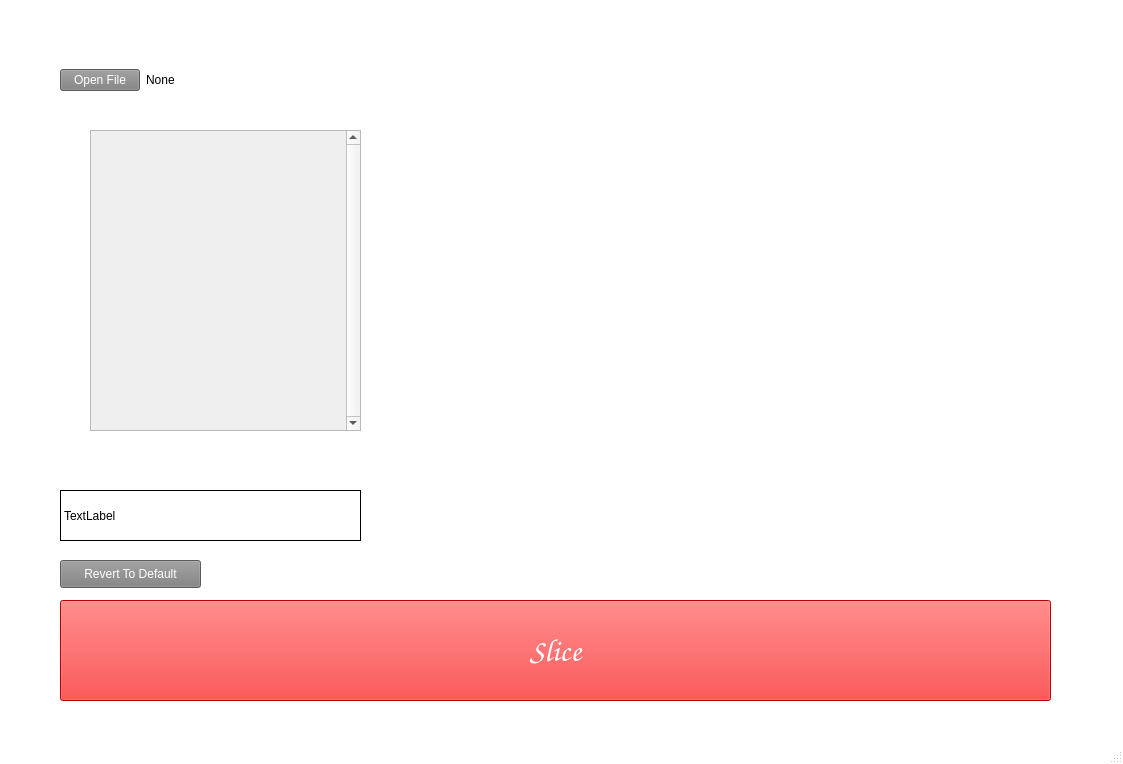
<?xml version="1.0" encoding="UTF-8"?>
<ui version="4.0">
 <class>MainWindow</class>
 <widget class="QMainWindow" name="MainWindow">
  <property name="geometry">
   <rect>
    <x>0</x>
    <y>0</y>
    <width>1123</width>
    <height>764</height>
   </rect>
  </property>
  <property name="windowTitle">
   <string>MainWindow</string>
  </property>
  <property name="styleSheet">
   <string notr="true">QMainWindow {
	background-color: white;
	color: white;
}

QPushButton {
    background-color: grey;  /* Change to desired color */
    color: white;  /* Text color */
}</string>
  </property>
  <widget class="QWidget" name="centralwidget">
   <widget class="QPushButton" name="b_revert_to_default">
    <property name="geometry">
     <rect>
      <x>60</x>
      <y>560</y>
      <width>141</width>
      <height>28</height>
     </rect>
    </property>
    <property name="text">
     <string>Revert To Default</string>
    </property>
   </widget>
   <widget class="QPushButton" name="b_slice">
    <property name="geometry">
     <rect>
      <x>60</x>
      <y>600</y>
      <width>991</width>
      <height>101</height>
     </rect>
    </property>
    <property name="palette">
     <palette>
      <active>
       <colorrole role="WindowText">
        <brush brushstyle="SolidPattern">
         <color alpha="255">
          <red>255</red>
          <green>255</green>
          <blue>255</blue>
         </color>
        </brush>
       </colorrole>
       <colorrole role="Button">
        <brush brushstyle="SolidPattern">
         <color alpha="255">
          <red>255</red>
          <green>0</green>
          <blue>0</blue>
         </color>
        </brush>
       </colorrole>
       <colorrole role="Text">
        <brush brushstyle="SolidPattern">
         <color alpha="255">
          <red>255</red>
          <green>255</green>
          <blue>255</blue>
         </color>
        </brush>
       </colorrole>
       <colorrole role="ButtonText">
        <brush brushstyle="SolidPattern">
         <color alpha="255">
          <red>255</red>
          <green>255</green>
          <blue>255</blue>
         </color>
        </brush>
       </colorrole>
       <colorrole role="Base">
        <brush brushstyle="SolidPattern">
         <color alpha="255">
          <red>255</red>
          <green>0</green>
          <blue>0</blue>
         </color>
        </brush>
       </colorrole>
       <colorrole role="Window">
        <brush brushstyle="SolidPattern">
         <color alpha="255">
          <red>255</red>
          <green>0</green>
          <blue>0</blue>
         </color>
        </brush>
       </colorrole>
      </active>
      <inactive>
       <colorrole role="WindowText">
        <brush brushstyle="SolidPattern">
         <color alpha="255">
          <red>255</red>
          <green>255</green>
          <blue>255</blue>
         </color>
        </brush>
       </colorrole>
       <colorrole role="Button">
        <brush brushstyle="SolidPattern">
         <color alpha="255">
          <red>255</red>
          <green>0</green>
          <blue>0</blue>
         </color>
        </brush>
       </colorrole>
       <colorrole role="Text">
        <brush brushstyle="SolidPattern">
         <color alpha="255">
          <red>255</red>
          <green>255</green>
          <blue>255</blue>
         </color>
        </brush>
       </colorrole>
       <colorrole role="ButtonText">
        <brush brushstyle="SolidPattern">
         <color alpha="255">
          <red>255</red>
          <green>255</green>
          <blue>255</blue>
         </color>
        </brush>
       </colorrole>
       <colorrole role="Base">
        <brush brushstyle="SolidPattern">
         <color alpha="255">
          <red>255</red>
          <green>0</green>
          <blue>0</blue>
         </color>
        </brush>
       </colorrole>
       <colorrole role="Window">
        <brush brushstyle="SolidPattern">
         <color alpha="255">
          <red>255</red>
          <green>0</green>
          <blue>0</blue>
         </color>
        </brush>
       </colorrole>
      </inactive>
      <disabled>
       <colorrole role="WindowText">
        <brush brushstyle="SolidPattern">
         <color alpha="255">
          <red>255</red>
          <green>255</green>
          <blue>255</blue>
         </color>
        </brush>
       </colorrole>
       <colorrole role="Button">
        <brush brushstyle="SolidPattern">
         <color alpha="255">
          <red>255</red>
          <green>0</green>
          <blue>0</blue>
         </color>
        </brush>
       </colorrole>
       <colorrole role="Text">
        <brush brushstyle="SolidPattern">
         <color alpha="255">
          <red>255</red>
          <green>255</green>
          <blue>255</blue>
         </color>
        </brush>
       </colorrole>
       <colorrole role="ButtonText">
        <brush brushstyle="SolidPattern">
         <color alpha="255">
          <red>255</red>
          <green>255</green>
          <blue>255</blue>
         </color>
        </brush>
       </colorrole>
       <colorrole role="Base">
        <brush brushstyle="SolidPattern">
         <color alpha="255">
          <red>255</red>
          <green>0</green>
          <blue>0</blue>
         </color>
        </brush>
       </colorrole>
       <colorrole role="Window">
        <brush brushstyle="SolidPattern">
         <color alpha="255">
          <red>255</red>
          <green>0</green>
          <blue>0</blue>
         </color>
        </brush>
       </colorrole>
      </disabled>
     </palette>
    </property>
    <property name="font">
     <font>
      <family>Comic Sans MS</family>
      <pointsize>24</pointsize>
      <weight>75</weight>
      <italic>false</italic>
      <bold>true</bold>
      <underline>false</underline>
      <strikeout>false</strikeout>
     </font>
    </property>
    <property name="styleSheet">
     <string notr="true">#b_slice{
    background-color: red;  /* Change to desired color */
    color: white;  /* Text color */
}</string>
    </property>
    <property name="text">
     <string>Slice</string>
    </property>
   </widget>
   <widget class="QWidget" name="horizontalLayoutWidget">
    <property name="geometry">
     <rect>
      <x>60</x>
      <y>40</y>
      <width>301</width>
      <height>80</height>
     </rect>
    </property>
    <layout class="QHBoxLayout" name="horizontalLayout" stretch="1,3">
     <item>
      <widget class="QPushButton" name="b_open_file">
       <property name="text">
        <string>Open File</string>
       </property>
      </widget>
     </item>
     <item>
      <widget class="QLabel" name="t_selected_file">
       <property name="text">
        <string>None</string>
       </property>
      </widget>
     </item>
    </layout>
   </widget>
   <widget class="QWidget" name="verticalLayoutWidget">
    <property name="geometry">
     <rect>
      <x>400</x>
      <y>40</y>
      <width>641</width>
      <height>541</height>
     </rect>
    </property>
    <layout class="QVBoxLayout" name="verticalLayout" stretch="1">
     <item>
      <widget class="QVTKRenderWindowInteractor" name="w_vtk_viewer" native="true"/>
     </item>
    </layout>
   </widget>
   <widget class="QScrollArea" name="scrollArea">
    <property name="geometry">
     <rect>
      <x>90</x>
      <y>130</y>
      <width>271</width>
      <height>301</height>
     </rect>
    </property>
    <property name="verticalScrollBarPolicy">
     <enum>Qt::ScrollBarAlwaysOn</enum>
    </property>
    <property name="widgetResizable">
     <bool>true</bool>
    </property>
    <widget class="QWidget" name="scrollAreaWidgetContents">
     <property name="geometry">
      <rect>
       <x>0</x>
       <y>0</y>
       <width>248</width>
       <height>299</height>
      </rect>
     </property>
    </widget>
   </widget>
   <widget class="QLabel" name="t_console">
    <property name="geometry">
     <rect>
      <x>60</x>
      <y>490</y>
      <width>301</width>
      <height>51</height>
     </rect>
    </property>
    <property name="frameShape">
     <enum>QFrame::Panel</enum>
    </property>
    <property name="text">
     <string>TextLabel</string>
    </property>
    <property name="wordWrap">
     <bool>false</bool>
    </property>
   </widget>
  </widget>
  <widget class="QMenuBar" name="menubar">
   <property name="geometry">
    <rect>
     <x>0</x>
     <y>0</y>
     <width>1123</width>
     <height>26</height>
    </rect>
   </property>
  </widget>
  <widget class="QStatusBar" name="statusbar"/>
 </widget>
 <customwidgets>
  <customwidget>
   <class>QVTKRenderWindowInteractor</class>
   <extends>QWidget</extends>
   <header>vtkmodules.qt.QVTKRenderWindowInteractor</header>
   <container>1</container>
  </customwidget>
 </customwidgets>
 <resources/>
 <connections/>
</ui>
